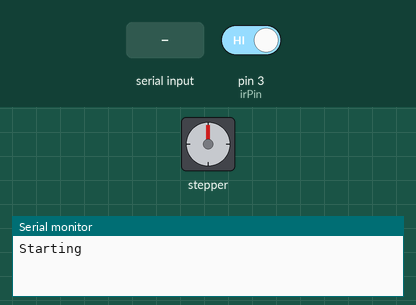
Recording of a sketch running on a simulated Arduino Uno, built with avr-gcc and run on an emulated ATmega328P. Shown: stepper motor, the last lines printed to the serial monitor. The inputs (shaded band) are chosen by the test bench; at power-on: pin 3 (irPin) HIGH. Stepper angles assume 2048 steps per turn.

Above: at 1.2 s.
1.3 s: "seeds:90\n" received over Serial
At 3.2 s:
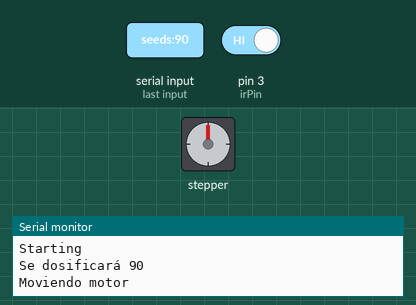
4.3 s: "stop" received over Serial
7.3 s: "90,45\n" received over Serial
10.3 s: "0\n" received over Serial
At 12.9 s:
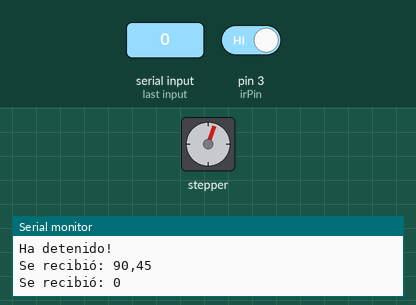
Timing chart, 0 to 24.8 s (numbered marks = the images above; inputs shaded):
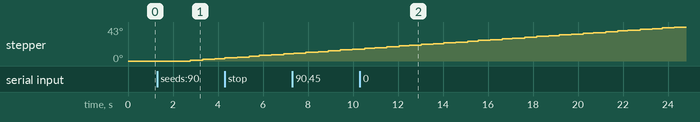

The sketch:

dispensador_com_serial.ino
```cpp
#include <JC_Button.h>
#include <Arduino_FreeRTOS.h>

#define STEPPER

#ifdef STEPPER
#include <TinyStepper_28BYJ_48.h>

byte MOTOR_IN1_PIN = 7;
byte MOTOR_IN2_PIN = 6;
byte MOTOR_IN3_PIN = 5;
byte MOTOR_IN4_PIN = 4;
const int16_t STEPS_PER_REVOLUTION = 2048;
TinyStepper_28BYJ_48 stepper;
#endif

byte irPin = 3;
Button myButton(irPin, 120, false, false);
uint32_t count = 0;
volatile bool countFlag = false;
volatile uint8_t seeds_to_dispense = 0;


void contadorSemilla(void * param){
  for(;;){
    // Serial.println("JHola");
    myButton.read();
    if(countFlag && myButton.wasPressed()){
      seeds_to_dispense--;
      Serial.print("Semillas restantes: ");
      Serial.println(seeds_to_dispense);
      if(seeds_to_dispense == 0) countFlag = false;

    }
  }
}

void listenSerial(void * param){
  for(;;){
    if (Serial.available())
    {
      String valor = Serial.readString();

      if(valor.startsWith("stop")){
        countFlag = false;
        // count = 0;
        Serial.println("Ha detenido!");
      }

      else if(valor.startsWith("seeds:")){
        countFlag = true;
        count = 0;
        seeds_to_dispense = (uint8_t) valor.substring(6, valor.length()).toInt();
        Serial.print("Se dosificará ");
        Serial.println(seeds_to_dispense);
      }
      else {
        Serial.print("Se recibió: ");
        Serial.println(valor);
      }
    }
  }
}

void desplazarMotor (void * param){
  for(;;){
    // Serial.println("Vemçamo");
    if(countFlag && seeds_to_dispense > 0){
      Serial.println("Moviendo motor");
      #ifdef STEPPER
      stepper.moveRelativeInSteps(342);
      #endif
    }
  }
}

void setup(){
  Serial.begin(9600);
  Serial.println("Starting");
  // pinMode(LED_BUILTIN, OUTPUT);
  // digitalWrite(LED_BUILTIN, LOW);
  myButton.begin();

  #ifdef STEPPER
  stepper.connectToPins(MOTOR_IN1_PIN, MOTOR_IN2_PIN, MOTOR_IN3_PIN, MOTOR_IN4_PIN);
  stepper.setSpeedInStepsPerSecond(15);
  stepper.setAccelerationInStepsPerSecondPerSecond(200);
  // stepper.setCurrentPositionInSteps(0);
  #endif

  xTaskCreate(
    contadorSemilla
    ,  "contadorSemilla"        // Nombre descriptivo de la función (MAX 8 caracteres)
    ,  128               // Tamaño necesario en memoria STACK
    ,  NULL              // Parámetro INICIAL a recibir
    ,  1                 // Prioridad, prioridad = 3 (configMAX_PRIORITIES - 1) es la mayor, prioridad = 0 es la menor.
    ,  NULL );           // Variable que apunta al task (opcional)

  xTaskCreate(
    listenSerial
    ,  "listenSerial"        // Nombre descriptivo de la función (MAX 8 caracteres)
    ,  128               // Tamaño necesario en memoria STACK
    ,  NULL              // Parámetro INICIAL a recibir
    ,  1                 // Prioridad, prioridad = 3 (configMAX_PRIORITIES - 1) es la mayor, prioridad = 0 es la menor.
    ,  NULL );           // Variable que apunta al task (opcional)

  xTaskCreate(
    desplazarMotor
    ,  "contadorSemilla"        // Nombre descriptivo de la función (MAX 8 caracteres)
    ,  128               // Tamaño necesario en memoria STACK
    ,  NULL              // Parámetro INICIAL a recibir
    ,  1                 // Prioridad, prioridad = 3 (configMAX_PRIORITIES - 1) es la mayor, prioridad = 0 es la menor.
    ,  NULL );           // Variable que apunta al task (opcional)
}

void loop(){

}
```
